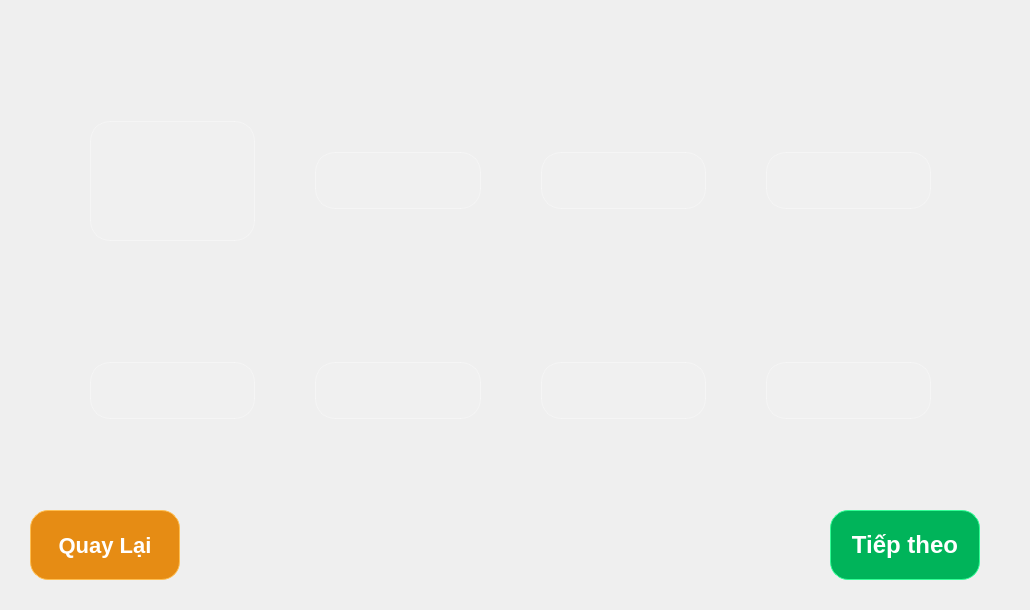
    <widget class="QWidget" name="TuanHoanPage">
     <widget class="QStackedWidget" name="stackedWidget_2">
      <property name="geometry">
       <rect>
        <x>0</x>
        <y>0</y>
        <width>1021</width>
        <height>601</height>
       </rect>
      </property>
      <widget class="QWidget" name="SelectVendor">
       <widget class="QPushButton" name="backReplaceOil">
        <property name="geometry">
         <rect>
          <x>30</x>
          <y>510</y>
          <width>150</width>
          <height>70</height>
         </rect>
        </property>
        <property name="styleSheet">
         <string notr="true">QPushButton {
    background-color: rgb(230,140,20);

    border: 1px solid rgb(255,190,80);
    border-radius: 18px;

    color: white;

    font-size: 22px;
    font-weight: bold;
}</string>
        </property>
        <property name="text">
         <string>Quay Lại</string>
        </property>
       </widget>
       <widget class="QPushButton" name="pushButton_3">
        <property name="geometry">
         <rect>
          <x>830</x>
          <y>510</y>
          <width>150</width>
          <height>70</height>
         </rect>
        </property>
        <property name="styleSheet">
         <string notr="true">QPushButton {
    background-color: rgb(0,180,90);

    border: 1px solid rgb(50,255,150);
    border-radius: 18px;

    color: white;

    font-size: 24px;
    font-weight: bold;
}

QPushButton:hover {
    background-color: rgb(0,210,100);
}

QPushButton:pressed {
    background-color: rgb(0,140,70);
}</string>
        </property>
        <property name="text">
         <string>Tiếp theo</string>
        </property>
       </widget>
       <widget class="QWidget" name="gridLayoutWidget_2">
        <property name="geometry">
         <rect>
          <x>40</x>
          <y>60</y>
          <width>941</width>
          <height>421</height>
         </rect>
        </property>
        <layout class="QGridLayout" name="gridLayout_2">
         <property name="leftMargin">
          <number>50</number>
         </property>
         <property name="topMargin">
          <number>0</number>
         </property>
         <property name="rightMargin">
          <number>50</number>
         </property>
         <property name="bottomMargin">
          <number>0</number>
         </property>
         <property name="spacing">
          <number>60</number>
         </property>
         <item row="1" column="0">
          <widget class="QPushButton" name="pushButton_16">
           <property name="styleSheet">
            <string notr="true">QPushButton {
    background-color: rgba(255,255,255,20);
    border: 1px solid rgba(255,255,255,80);
    border-radius: 20px;

    color: white;
    font-size: 22px;
    font-weight: 600;

    padding: 15px;
}

QPushButton:hover {
    background-color: rgba(255,255,255,35);
    border: 2px solid rgba(0,170,255,180);
}

QPushButton:pressed {
    background-color: rgba(0,170,255,50);
}

QPushButton:checked {
    background-color: rgba(0,200,120,30);
    border: 3px solid rgb(0,220,120);
    border-radius: 20px;

    color: white;
    font-size: 22px;
    font-weight: bold;
}</string>
           </property>
           <property name="text">
            <string/>
           </property>
           <property name="icon">
            <iconset>
             <normalon>:/logo/assets/logo/toyota.png</normalon>
            </iconset>
           </property>
           <property name="iconSize">
            <size>
             <width>110</width>
             <height>110</height>
            </size>
           </property>
           <property name="checkable">
            <bool>true</bool>
           </property>
          </widget>
         </item>
         <item row="1" column="3">
          <widget class="QPushButton" name="pushButton_19">
           <property name="styleSheet">
            <string notr="true">QPushButton {
    background-color: rgba(255,255,255,20);
    border: 1px solid rgba(255,255,255,80);
    border-radius: 20px;

    color: white;
    font-size: 22px;
    font-weight: 600;

    padding: 15px;
}

QPushButton:hover {
    background-color: rgba(255,255,255,35);
    border: 2px solid rgba(0,170,255,180);
}

QPushButton:pressed {
    background-color: rgba(0,170,255,50);
}

QPushButton:checked {
    background-color: rgba(0,200,120,30);
    border: 3px solid rgb(0,220,120);
    border-radius: 20px;

    color: white;
    font-size: 22px;
    font-weight: bold;
}</string>
           </property>
           <property name="text">
            <string/>
           </property>
           <property name="icon">
            <iconset>
             <normalon>:/logo/assets/logo/ford.png</normalon>
            </iconset>
           </property>
           <property name="iconSize">
            <size>
             <width>110</width>
             <height>110</height>
            </size>
           </property>
           <property name="checkable">
            <bool>true</bool>
           </property>
          </widget>
         </item>
         <item row="0" column="1">
          <widget class="QPushButton" name="pushButton_13">
           <property name="styleSheet">
            <string notr="true">QPushButton {
    background-color: rgba(255,255,255,20);
    border: 1px solid rgba(255,255,255,80);
    border-radius: 20px;

    color: white;
    font-size: 22px;
    font-weight: 600;

    padding: 15px;
}

QPushButton:hover {
    background-color: rgba(255,255,255,35);
    border: 2px solid rgba(0,170,255,180);
}

QPushButton:pressed {
    background-color: rgba(0,170,255,50);
}

QPushButton:checked {
    background-color: rgba(0,200,120,30);
    border: 3px solid rgb(0,220,120);
    border-radius: 20px;

    color: white;
    font-size: 22px;
    font-weight: bold;
}</string>
           </property>
           <property name="text">
            <string/>
           </property>
           <property name="icon">
            <iconset>
             <normalon>:/logo/assets/logo/hyundai.png</normalon>
            </iconset>
           </property>
           <property name="iconSize">
            <size>
             <width>110</width>
             <height>110</height>
            </size>
           </property>
           <property name="checkable">
            <bool>true</bool>
           </property>
          </widget>
         </item>
         <item row="0" column="3">
          <widget class="QPushButton" name="pushButton_10">
           <property name="styleSheet">
            <string notr="true">QPushButton {
    background-color: rgba(255,255,255,20);
    border: 1px solid rgba(255,255,255,80);
    border-radius: 20px;

    color: white;
    font-size: 22px;
    font-weight: 600;

    padding: 15px;
}

QPushButton:hover {
    background-color: rgba(255,255,255,35);
    border: 2px solid rgba(0,170,255,180);
}

QPushButton:pressed {
    background-color: rgba(0,170,255,50);
}

QPushButton:checked {
    background-color: rgba(0,200,120,30);
    border: 3px solid rgb(0,220,120);
    border-radius: 20px;

    color: white;
    font-size: 22px;
    font-weight: bold;
}</string>
           </property>
           <property name="text">
            <string/>
           </property>
           <property name="icon">
            <iconset>
             <normalon>:/logo/assets/logo/nissan.png</normalon>
            </iconset>
           </property>
           <property name="iconSize">
            <size>
             <width>110</width>
             <height>110</height>
            </size>
           </property>
           <property name="checkable">
            <bool>true</bool>
           </property>
          </widget>
         </item>
         <item row="0" column="2">
          <widget class="QPushButton" name="pushButton_14">
           <property name="styleSheet">
            <string notr="true">QPushButton {
    background-color: rgba(255,255,255,20);
    border: 1px solid rgba(255,255,255,80);
    border-radius: 20px;

    color: white;
    font-size: 22px;
    font-weight: 600;

    padding: 15px;
}

QPushButton:hover {
    background-color: rgba(255,255,255,35);
    border: 2px solid rgba(0,170,255,180);
}

QPushButton:pressed {
    background-color: rgba(0,170,255,50);
}

QPushButton:checked {
    background-color: rgba(0,200,120,30);
    border: 3px solid rgb(0,220,120);
    border-radius: 20px;

    color: white;
    font-size: 22px;
    font-weight: bold;
}</string>
           </property>
           <property name="text">
            <string/>
           </property>
           <property name="icon">
            <iconset>
             <normalon>:/logo/assets/logo/mitsubishi.png</normalon>
            </iconset>
           </property>
           <property name="iconSize">
            <size>
             <width>110</width>
             <height>110</height>
            </size>
           </property>
           <property name="checkable">
            <bool>true</bool>
           </property>
          </widget>
         </item>
         <item row="0" column="0">
          <widget class="QPushButton" name="pushButton_12">
           <property name="minimumSize">
            <size>
             <width>120</width>
             <height>120</height>
            </size>
           </property>
           <property name="styleSheet">
            <string notr="true">QPushButton {
    background-color: rgba(255,255,255,20);
    border: 1px solid rgba(255,255,255,80);
    border-radius: 20px;

    color: white;
    font-size: 22px;
    font-weight: 600;

    padding: 15px;
}

QPushButton:hover {
    background-color: rgba(255,255,255,35);
    border: 2px solid rgba(0,170,255,180);
}

QPushButton:pressed {
    background-color: rgba(0,170,255,50);
}

QPushButton:checked {
    background-color: rgba(0,200,120,30);
    border: 3px solid rgb(0,220,120);
    border-radius: 20px;

    color: white;
    font-size: 22px;
    font-weight: bold;
}</string>
           </property>
           <property name="text">
            <string/>
           </property>
           <property name="icon">
            <iconset>
             <normalon>:/logo/assets/logo/honda.png</normalon>
            </iconset>
           </property>
           <property name="iconSize">
            <size>
             <width>110</width>
             <height>110</height>
            </size>
           </property>
           <property name="checkable">
            <bool>true</bool>
           </property>
          </widget>
         </item>
         <item row="1" column="1">
          <widget class="QPushButton" name="pushButton_17">
           <property name="styleSheet">
            <string notr="true">QPushButton {
    background-color: rgba(255,255,255,20);
    border: 1px solid rgba(255,255,255,80);
    border-radius: 20px;

    color: white;
    font-size: 22px;
    font-weight: 600;

    padding: 15px;
}

QPushButton:hover {
    background-color: rgba(255,255,255,35);
    border: 2px solid rgba(0,170,255,180);
}

QPushButton:pressed {
    background-color: rgba(0,170,255,50);
}

QPushButton:checked {
    background-color: rgba(0,200,120,30);
    border: 3px solid rgb(0,220,120);
    border-radius: 20px;

    color: white;
    font-size: 22px;
    font-weight: bold;
}</string>
           </property>
           <property name="text">
            <string/>
           </property>
           <property name="icon">
            <iconset>
             <normalon>:/logo/assets/logo/kia.png</normalon>
            </iconset>
           </property>
           <property name="iconSize">
            <size>
             <width>110</width>
             <height>110</height>
            </size>
           </property>
           <property name="checkable">
            <bool>true</bool>
           </property>
          </widget>
         </item>
         <item row="1" column="2">
          <widget class="QPushButton" name="pushButton_18">
           <property name="styleSheet">
            <string notr="true">QPushButton {
    background-color: rgba(255,255,255,20);
    border: 1px solid rgba(255,255,255,80);
    border-radius: 20px;

    color: white;
    font-size: 22px;
    font-weight: 600;

    padding: 15px;
}

QPushButton:hover {
    background-color: rgba(255,255,255,35);
    border: 2px solid rgba(0,170,255,180);
}

QPushButton:pressed {
    background-color: rgba(0,170,255,50);
}

QPushButton:checked {
    background-color: rgba(0,200,120,30);
    border: 3px solid rgb(0,220,120);
    border-radius: 20px;

    color: white;
    font-size: 22px;
    font-weight: bold;
}</string>
           </property>
           <property name="text">
            <string/>
           </property>
           <property name="icon">
            <iconset>
             <normalon>:/logo/assets/logo/suzuki.png</normalon>
            </iconset>
           </property>
           <property name="iconSize">
            <size>
             <width>110</width>
             <height>110</height>
            </size>
           </property>
           <property name="checkable">
            <bool>true</bool>
           </property>
          </widget>
         </item>
        </layout>
       </widget>
      </widget>
      <widget class="QWidget" name="page_2"/>
     </widget>
    </widget>
